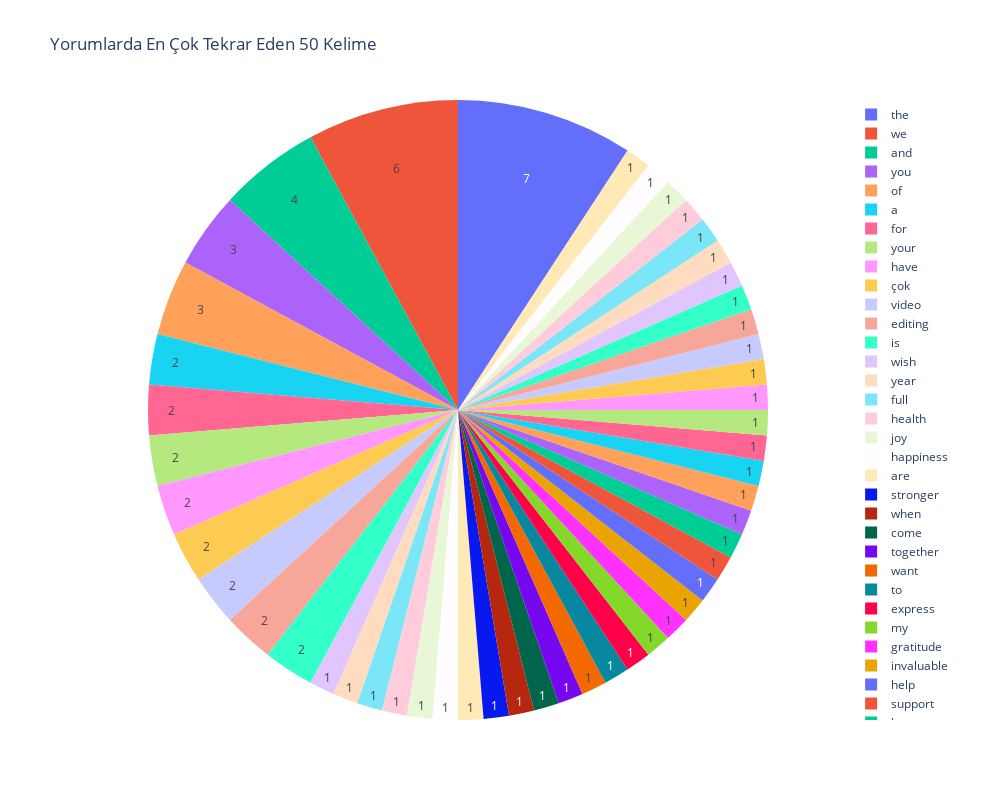

Notebook code for this chart:
### Code cell
kelimeler_liste = [kelime for kelime, _ in en_cok_gecenler]
sayilar_liste = [sayi for _, sayi in en_cok_gecenler]

fig = go.Figure(data=[go.Pie(labels=kelimeler_liste, values=sayilar_liste, textinfo='value')])

fig.update_layout(
    title='Yorumlarda En Çok Tekrar Eden 50 Kelime',
    showlegend=True,
    width=1000,
    height=800
)

fig.show()

### Figure 1 — Plotly figure (JSON) as saved in the notebook; plotly's stock layout.template omitted (floating-point values rounded to 4 significant figures)
{"data": [{"labels": ["the", "we", "and", "you", "of", "a", "for", "your", "have", "çok", "video", "editing", "is", "wish", "year", "full", "health", "joy", "happiness", "are", "stronger", "when", "come", "together", "want", "to", "express", "my", "gratitude", "invaluable", "help", "support", "has", "been", "constant", "source", "strength", "us", "could", "not", "achieved", "what", "without", "avrupanınzirvesi", "iyi", "haftaalaaar", "okulumuza", "ve", "sizlere", "destekleri"], "textinfo": "value", "type": "pie", "values": [7, 6, 4, 3, 3, 2, 2, 2, 2, 2, 2, 2, 2, 1, 1, 1, 1, 1, 1, 1, 1, 1, 1, 1, 1, 1, 1, 1, 1, 1, 1, 1, 1, 1, 1, 1, 1, 1, 1, 1, 1, 1, 1, 1, 1, 1, 1, 1, 1, 1]}], "layout": {"height": 800, "showlegend": true, "title": {"text": "Yorumlarda En Çok Tekrar Eden 50 Kelime"}, "width": 1000}}
